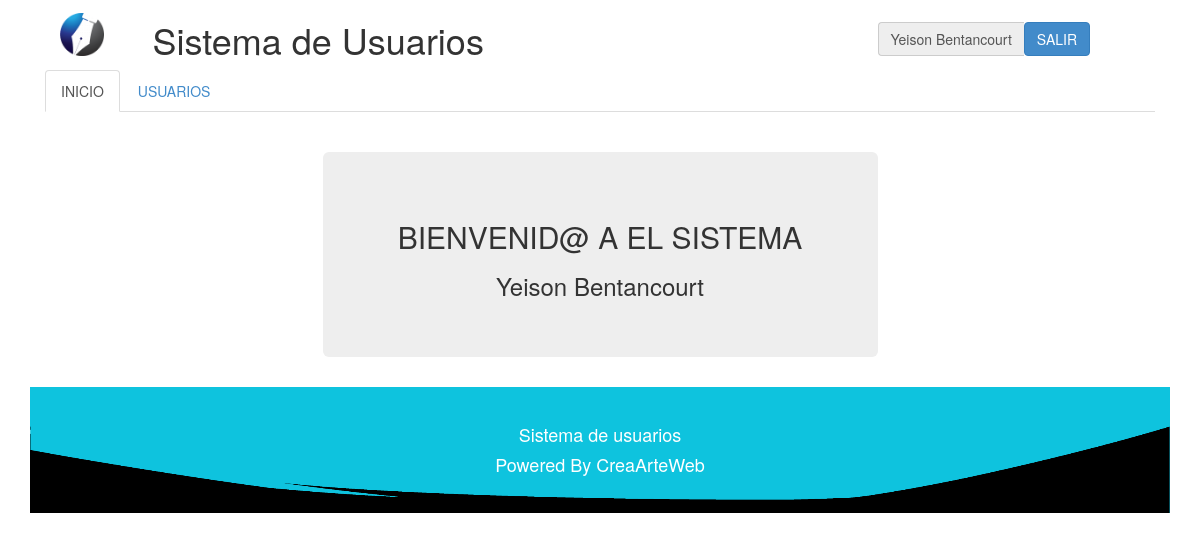
/php/lib/home.php (signed in), run on an earlier commit of the app's database.
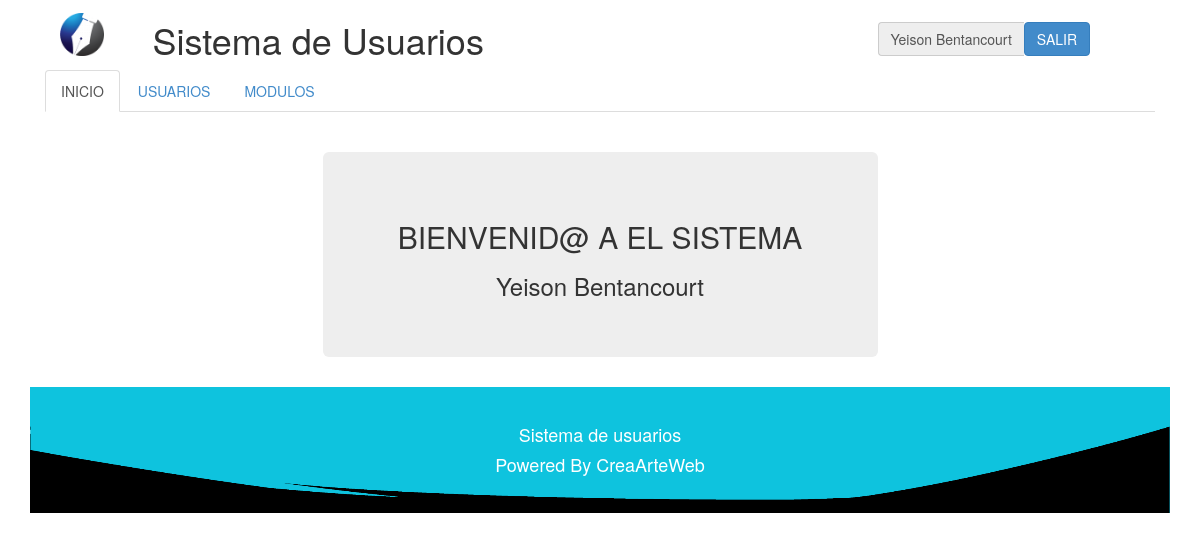
And on a later commit of the database.
### tables this page shows
CREATE TABLE IF NOT EXISTS `modulo` (
  `codigomodulo` int(10) NOT NULL,
  `descripcion` varchar(40) NOT NULL,
  `ruta` varchar(40) NOT NULL,
  `tipo` int(2) NOT NULL COMMENT '1-normal, 2-submenu, 3-principal submenu'
);

### php/lib/session.php (called while the page is built, shortened)
<?php
	include("../class/Usuario.php");
	include("../class/Modulo.php");
	if (!isset($_SESSION["iniciada"]))
	{
		header( "location:../lib/logout.php" );
	}
	else
	{
		$miUsuario = unserialize( $_SESSION['miUsuario'] );
	}
?>

### php/class/Usuario.php (called while the page is built, shortened)
<?php
	class Usuario
	{
		private $perfil;
		function getPerfil()
		{
			return $this->perfil;
		}
	}
?>

### php/class/Modulo.php (called while the page is built, shortened)
<?php
	class Modulo
	{
		var $conexion;
		function setConexion ( $conexion )
		{
			$this -> conexion = $conexion;
		}
		function consultarUnModulo( $id )
		{
			$query = "SELECT *
					FROM modulo
					WHERE codigomodulo=$id";
			$this -> conexion -> conectar();
			$this -> conexion -> consultarRegistro( $query );
			$matrix = $this -> conexion->getMatrix();
			return $matrix;
		}
		function consultarModulosPerfil( $perfil )
		{
			$query = "SELECT * FROM perfilmodulo WHERE codigoperfil = '$perfil' ORDER BY codigomodulo";
			$this -> conexion -> conectar();
			$this -> conexion -> consultarRegistro( $query );
			$matrix = $this -> conexion->getMatrix();
			return $matrix;
		}
	}
?>

### php/lib/conexion.php (called while the page is built, shortened)
<?php
	class Conexion
	{
		private $servidor;
		private $usuario;
		private $enlace;
		private $consulta;
		function Conexion( $servidor, $bd, $usuario, $pass )
		{
			$this->servidor = $servidor;
			$this->bd = $bd;
			$this->usuario = $usuario;
		}
		function conectar()
		{
			$this->enlace = mysql_connect( $this->servidor, $this->usuario);
		}
		function consultarRegistro( $query )
		{
			$this->consulta = mysql_query( $query, $this->enlace );
		}
		function getMatrix()
		{
			$matrix = array();
			while( $row = mysql_fetch_array( $this->consulta ) )
			{
				$matrix[] = $row;
			}
			return $matrix;
		}
	}
?>

### php/lib/menu.php (the view, shortened to what this page needs)
<ul class="nav nav-tabs">
	<li class="active">
		<a href="#">INICIO</a>
	</li>
	<?php
		$miModulo = new Modulo( "", "", "", "" );
		$miModulo -> setConexion( $conexion );
		$modulosPerfil = $miModulo -> consultarModulosPerfil( $miUsuario->getPerfil() );
		if( $modulosPerfil )
		foreach( $modulosPerfil as $moduloP )
		{
			$modulo = $miModulo->consultarUnModulo( $moduloP[2] );
			if( $modulo )
			foreach( $modulo as $modulo2 )
			{
				if( $modulo2['3'] == 1  )
				{
					echo "<li class='divider-vertical'><a href='".$modulo2['2']."'>".$modulo2['1']."</a></li>";
				}
			}
		}
	?>
</ul>

What changed in the data, as far as the page shows it:
added modulo: descripcion "MODULOS"
